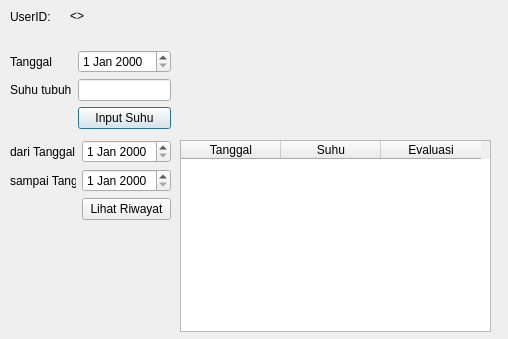
<?xml version="1.0" encoding="UTF-8"?>
<ui version="4.0">
 <class>Dialog</class>
 <widget class="QDialog" name="Dialog">
  <property name="geometry">
   <rect>
    <x>0</x>
    <y>0</y>
    <width>508</width>
    <height>339</height>
   </rect>
  </property>
  <property name="windowTitle">
   <string>Dialog</string>
  </property>
  <widget class="QWidget" name="formLayoutWidget">
   <property name="geometry">
    <rect>
     <x>10</x>
     <y>50</y>
     <width>161</width>
     <height>80</height>
    </rect>
   </property>
   <layout class="QFormLayout" name="formLayout">
    <item row="1" column="0">
     <widget class="QLabel" name="inputSuhuLabel">
      <property name="text">
       <string>Suhu tubuh</string>
      </property>
     </widget>
    </item>
    <item row="1" column="1">
     <widget class="QLineEdit" name="inputSuhuLineEdit"/>
    </item>
    <item row="2" column="1">
     <widget class="QPushButton" name="submitSuhu">
      <property name="text">
       <string>Input Suhu</string>
      </property>
     </widget>
    </item>
    <item row="0" column="0">
     <widget class="QLabel" name="inputTanggalLabel">
      <property name="text">
       <string>Tanggal</string>
      </property>
     </widget>
    </item>
    <item row="0" column="1">
     <widget class="QDateEdit" name="inputTanggalDateEdit"/>
    </item>
   </layout>
  </widget>
  <widget class="QTableWidget" name="tableWidget">
   <property name="geometry">
    <rect>
     <x>180</x>
     <y>140</y>
     <width>311</width>
     <height>192</height>
    </rect>
   </property>
   <column>
    <property name="text">
     <string>Tanggal</string>
    </property>
   </column>
   <column>
    <property name="text">
     <string>Suhu</string>
    </property>
   </column>
   <column>
    <property name="text">
     <string>Evaluasi</string>
    </property>
   </column>
  </widget>
  <widget class="QWidget" name="formLayoutWidget_2">
   <property name="geometry">
    <rect>
     <x>10</x>
     <y>140</y>
     <width>161</width>
     <height>80</height>
    </rect>
   </property>
   <layout class="QFormLayout" name="formLayout_2">
    <item row="0" column="0">
     <widget class="QLabel" name="dariTanggalLabel">
      <property name="text">
       <string>dari Tanggal</string>
      </property>
     </widget>
    </item>
    <item row="0" column="1">
     <widget class="QDateEdit" name="dariTanggalDateEdit"/>
    </item>
    <item row="1" column="0">
     <widget class="QLabel" name="sampaiTanggalLabel">
      <property name="text">
       <string>sampai Tanggal</string>
      </property>
     </widget>
    </item>
    <item row="1" column="1">
     <widget class="QDateEdit" name="sampaiTanggalDateEdit"/>
    </item>
    <item row="2" column="1">
     <widget class="QPushButton" name="lihatRiwayat">
      <property name="text">
       <string>Lihat Riwayat</string>
      </property>
     </widget>
    </item>
   </layout>
  </widget>
  <widget class="QLabel" name="label">
   <property name="geometry">
    <rect>
     <x>10</x>
     <y>10</y>
     <width>47</width>
     <height>13</height>
    </rect>
   </property>
   <property name="text">
    <string>UserID:</string>
   </property>
  </widget>
  <widget class="QLabel" name="userid">
   <property name="geometry">
    <rect>
     <x>70</x>
     <y>6</y>
     <width>81</width>
     <height>20</height>
    </rect>
   </property>
   <property name="text">
    <string>&lt;&lt;userid&gt;&gt;</string>
   </property>
  </widget>
 </widget>
 <resources/>
 <connections/>
</ui>
